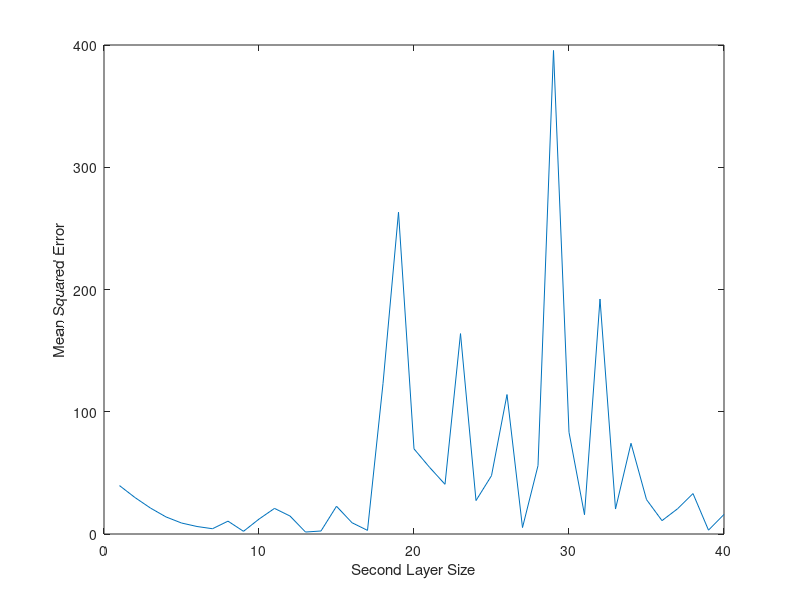

Reproduce this figure in MATLAB.
clear all

%% Set up parameters
N = 40; % Number of training samples
epsilon = 0.0; % Amount of label noise
Nhs = 1:1:40;
repetitionsPerSize = 500;
lambda = 0;

%% Make dataset
target_fn = @(t) sin(t);
x = linspace(-pi,pi,N);
y = target_fn(x) + epsilon*randn(size(x));

Ntest = 100;
x_test = linspace(-pi,pi,Ntest);
y_test = target_fn(x_test);

Ni = 2;
meanSquaredErrors = zeros(size(Nhs));
for NhIndex = 1:size(Nhs,2)
    disp(num2str(NhIndex));
    Nh = Nhs(NhIndex);
    for i = 1:repetitionsPerSize
        
        J = randn(Nh,Ni)/Nh;

        h = J*[x; ones(1,N)];
        h(h<0)=0;

        h_test = J*[x_test; ones(1,Ntest)];
        h_test(h_test<0)=0;


        squared = h*h';
        w = y*h'*pinv(squared + lambda*eye(size(squared,1)));

        y_pred = w*h_test;

        mean_squared_error = norm(y_test-y_pred).^2;

        meanSquaredErrors(NhIndex) = meanSquaredErrors(NhIndex) + mean_squared_error;
    end
end

plot(Nhs, meanSquaredErrors/repetitionsPerSize);
xlabel("Second Layer Size");
ylabel("Mean Squared Error");


% plot(x,y,'ob')
% hold on
% plot(x_test,y_test)
% hold on
% plot(x_test,y_pred)
% 
% text(-pi,[.1 .9]*get(gca,'YLim')',sprintf('MSE: %g ', mean_squared_error))
% xlabel('Input')
% ylabel('Output')
% legend('Training data','Test data','Prediction')



